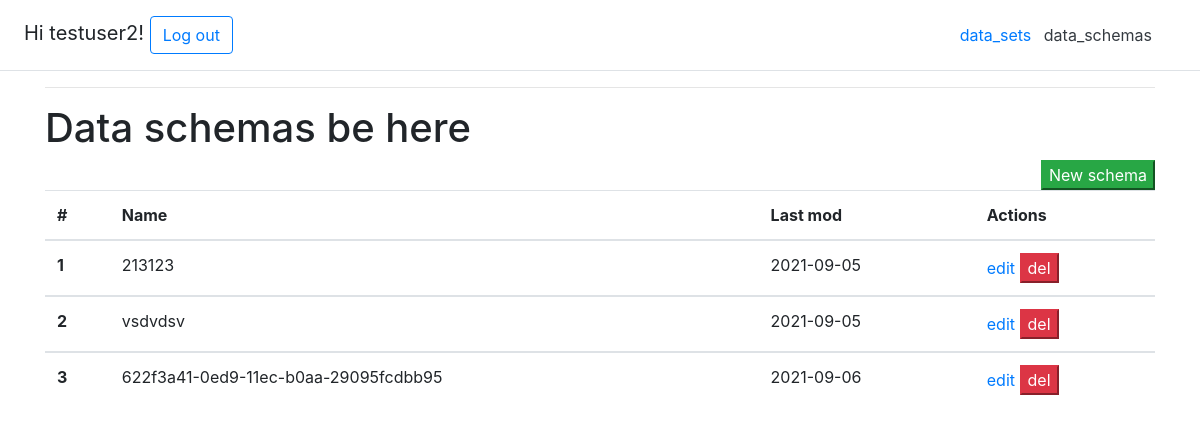
The app's page /data_schemas/ (signed in), older data.
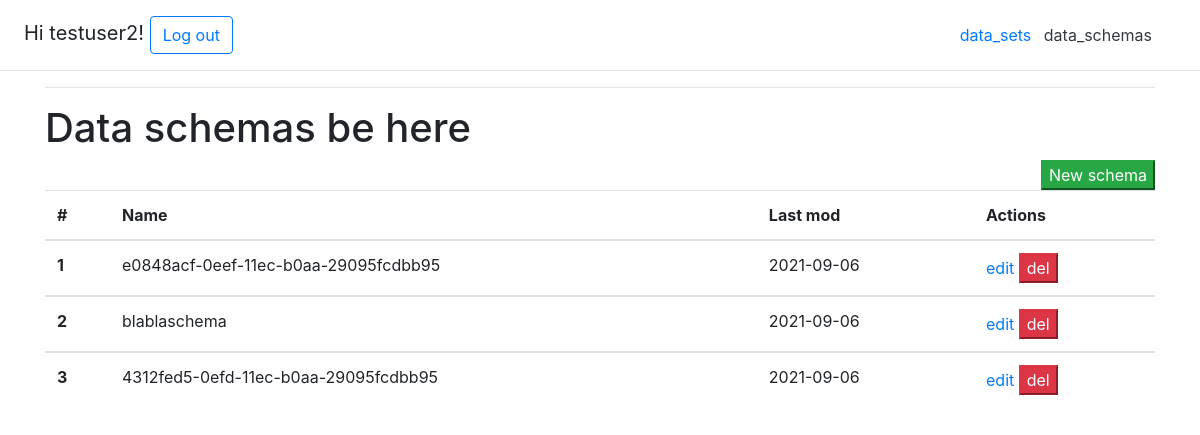
The same page, newer data.
### main/models.py (models this page shows, shortened)
class Schema(models.Model):
    last_mod = models.DateTimeField(auto_now=True)
    user = models.ForeignKey(User, on_delete=models.CASCADE)
    column_cep = models.CharField(max_length=20, choices=(
        (',', ','),
        (';', ';')), default='Comma(,)')
    string_character = models.CharField(max_length=20, choices=(
        (r'"', r'"'),
        (r"'", r"'")), default=r'"')
    name_schema = models.CharField(max_length=200, unique=True, default=uuid.uuid1)
    column_field1 = models.CharField(max_length=20, choices=COLUMN_FIELD_CHOICES)

### main/views.py (the view, shortened to what this page needs)
# urls.py: path("data_schemas/", views.data_schemas, name="data_schemas"),
def data_schemas(request):
    if request.method == 'GET':
        sl = Schema.objects.filter(user=request.user)
        return render(request, 'fake_csv_app/data_schemas.html', {'sl': sl})

### main/templates/fake_csv_app/data_schemas.html (shortened to what this page needs)
{% extends 'fake_csv_app/base.html'%}
{% block content %}
<h1> Data schemas be here </h1>
<form method="POST" id="table">
  <div class=".flex-sm-row-reverse">
    <button type="submit" name="new" value="new" class="btn-success float-right">New schema</button>
    </div>
    <table class='table table-hover'>
      <thead>
    <tr>
      <th scope="col">#</th>
      <th scope="col">Name</th>
      <th scope="col">Last mod</th>
      <th scope="col">Actions</th>
    </tr>
  </thead>
    {% for schema in sl %}
  <tbody>
    <tr>
      <th scope="row">{{ forloop.counter }}</th>
      <td>{{schema.name_schema}}</td>
      <td>{{schema.last_mod |date:'Y-m-d '}}</td>
      <td>
        <a href="edit_schema" id="edit-{{ schema.id}}">edit</a>
       <button type="submit" name="delete" value="del-{{ schema.id }}" class="btn-danger" >del</button>
      </td>
    </tr>
    {% endfor %}
    </table>
</form>
{% endblock %}

Row changes from the older to the newer data that the page shows:
removed Schema: name_schema "213123", last_mod "2021-09-05"
removed Schema: name_schema "vsdvdsv", last_mod "2021-09-05"
removed Schema: name_schema "622f3a41-0ed9-11ec-b0aa-29095fcdbb95", last_mod "2021-09-06"
added Schema: name_schema "e0848acf-0eef-11ec-b0aa-29095fcdbb95", last_mod "2021-09-06"
added Schema: name_schema "blablaschema", last_mod "2021-09-06"
added Schema: name_schema "4312fed5-0efd-11ec-b0aa-29095fcdbb95", last_mod "2021-09-06"
